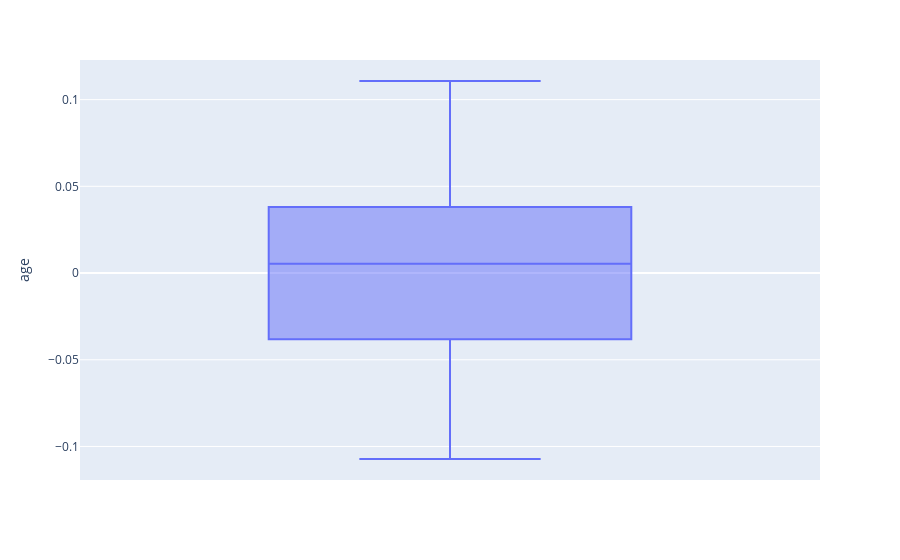
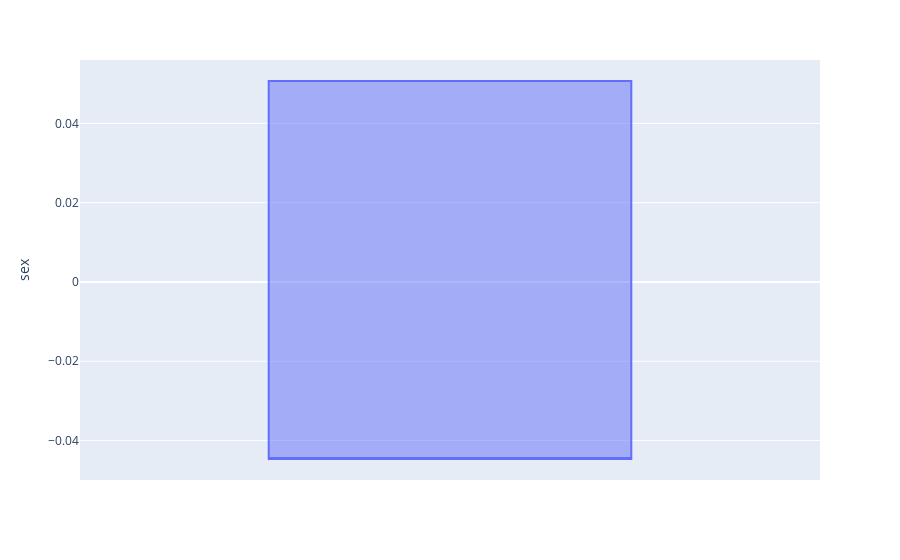
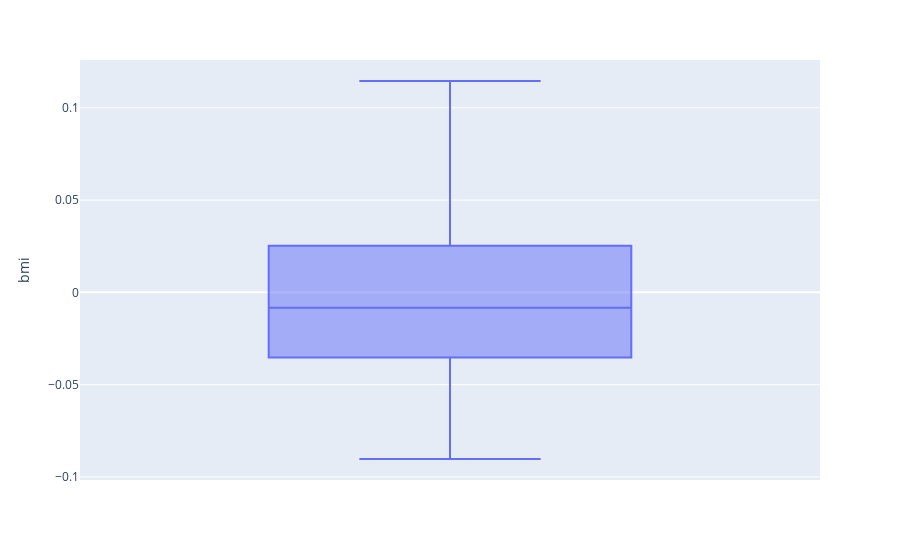
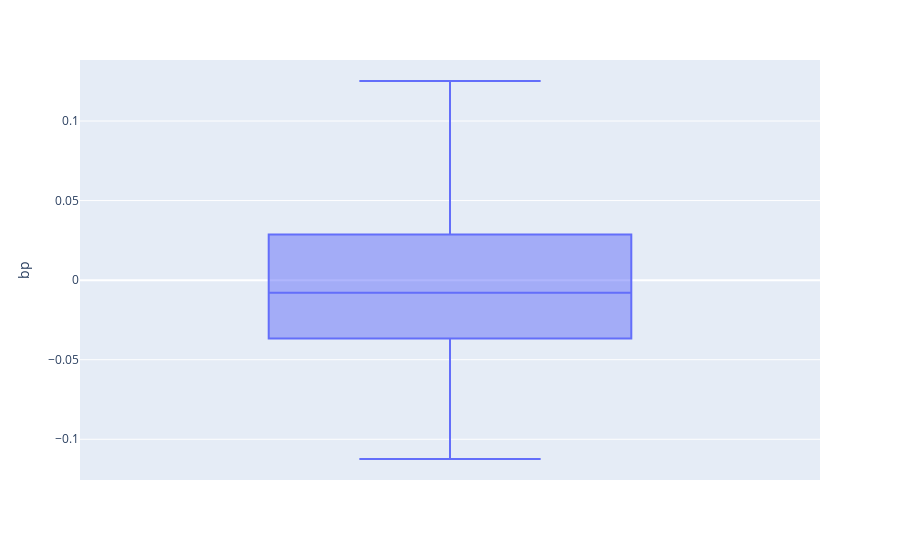

The cell these charts' notebook holds for them, in order:
### Code cell
import matplotlib.pyplot as plt
%matplotlib inline
import plotly.express as px

for col in df.columns:
    fig = px.box(df[col], y = col)
    fig.show()

### Figure 1 — Plotly figure (JSON) as saved in the notebook; plotly's stock layout.template omitted (floating-point values rounded to 4 significant figures; data arrays with more than 128 entries replaced by an {"elided": "..."} marker saying what was removed)
{"data": [{"alignmentgroup": "True", "hovertemplate": "age=%{y}<extra></extra>", "legendgroup": "", "marker": {"color": "#636efa"}, "name": "", "notched": false, "offsetgroup": "", "orientation": "v", "showlegend": false, "type": "box", "x0": " ", "xaxis": "x", "y": {"elided": "393 float values"}, "y0": " ", "yaxis": "y"}], "layout": {"boxmode": "group", "legend": {"tracegroupgap": 0}, "margin": {"t": 60}, "xaxis": {"anchor": "y", "domain": [0, 1]}, "yaxis": {"anchor": "x", "domain": [0, 1], "title": {"text": "age"}}}}

### Figure 2 — Plotly figure (JSON) as saved in the notebook; plotly's stock layout.template omitted (floating-point values rounded to 4 significant figures; data arrays with more than 128 entries replaced by an {"elided": "..."} marker saying what was removed)
{"data": [{"alignmentgroup": "True", "hovertemplate": "sex=%{y}<extra></extra>", "legendgroup": "", "marker": {"color": "#636efa"}, "name": "", "notched": false, "offsetgroup": "", "orientation": "v", "showlegend": false, "type": "box", "x0": " ", "xaxis": "x", "y": {"elided": "393 float values"}, "y0": " ", "yaxis": "y"}], "layout": {"boxmode": "group", "legend": {"tracegroupgap": 0}, "margin": {"t": 60}, "xaxis": {"anchor": "y", "domain": [0, 1]}, "yaxis": {"anchor": "x", "domain": [0, 1], "title": {"text": "sex"}}}}

### Figure 3 — Plotly figure (JSON) as saved in the notebook; plotly's stock layout.template omitted (floating-point values rounded to 4 significant figures; data arrays with more than 128 entries replaced by an {"elided": "..."} marker saying what was removed)
{"data": [{"alignmentgroup": "True", "hovertemplate": "bmi=%{y}<extra></extra>", "legendgroup": "", "marker": {"color": "#636efa"}, "name": "", "notched": false, "offsetgroup": "", "orientation": "v", "showlegend": false, "type": "box", "x0": " ", "xaxis": "x", "y": {"elided": "393 float values"}, "y0": " ", "yaxis": "y"}], "layout": {"boxmode": "group", "legend": {"tracegroupgap": 0}, "margin": {"t": 60}, "xaxis": {"anchor": "y", "domain": [0, 1]}, "yaxis": {"anchor": "x", "domain": [0, 1], "title": {"text": "bmi"}}}}

### Figure 4 — Plotly figure (JSON) as saved in the notebook; plotly's stock layout.template omitted (floating-point values rounded to 4 significant figures; data arrays with more than 128 entries replaced by an {"elided": "..."} marker saying what was removed)
{"data": [{"alignmentgroup": "True", "hovertemplate": "bp=%{y}<extra></extra>", "legendgroup": "", "marker": {"color": "#636efa"}, "name": "", "notched": false, "offsetgroup": "", "orientation": "v", "showlegend": false, "type": "box", "x0": " ", "xaxis": "x", "y": {"elided": "393 float values"}, "y0": " ", "yaxis": "y"}], "layout": {"boxmode": "group", "legend": {"tracegroupgap": 0}, "margin": {"t": 60}, "xaxis": {"anchor": "y", "domain": [0, 1]}, "yaxis": {"anchor": "x", "domain": [0, 1], "title": {"text": "bp"}}}}
